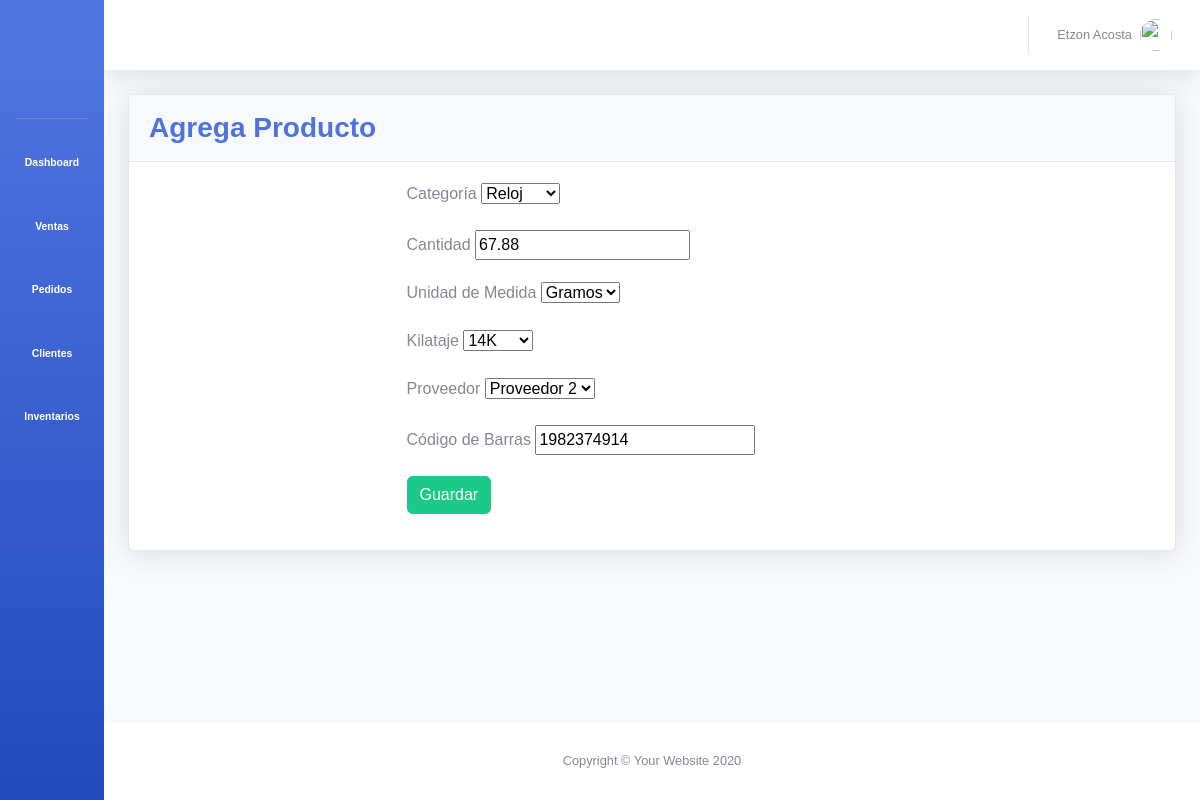
The page /inventarios/actualiza_producto/4/ on the database as committed earlier.
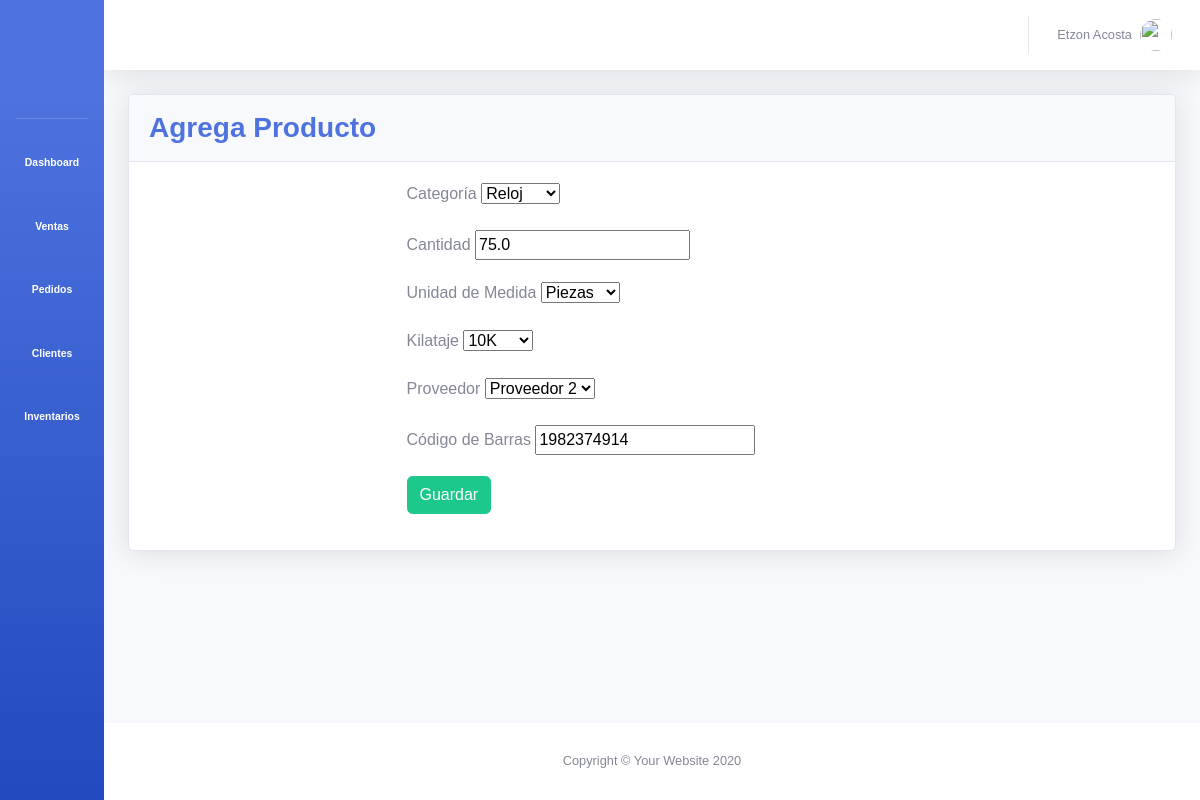
The same page on the database as committed later.
### inventarios/models.py (models this page shows, shortened)
class Product(models.Model):
	product_id = models.AutoField(primary_key=True)
	category = models.ForeignKey(Category, on_delete=models.CASCADE)
	quantity = models.FloatField(null=True)
	unit_measurement = models.ForeignKey(UnitMeasurement, on_delete=models.CASCADE)
	kilate = models.ForeignKey(Kilate, on_delete=models.CASCADE)
	vendor = models.ForeignKey(Vendor, on_delete=models.CASCADE)
	barcode = models.BigIntegerField(null=True)

class UnitMeasurement(models.Model):
	unit_measurement_id = models.AutoField(primary_key=True)
	name = models.CharField(max_length=10)
	class Meta:
		db_table = 'units_measurements'
		verbose_name = 'units Measurement'
	def __str__(self):
		return self.name

class Kilate(models.Model):
	kilate_id = models.AutoField(primary_key=True)
	name = models.CharField(max_length=5)
	def __str__(self):
		return self.name

### inventarios/views.py (the view)
# urls.py: path('actualiza_producto/<str:pk>/', views.actualiza_producto, name='actualiza_producto'),
def actualiza_producto(request, pk):
	producto = Product.objects.get(product_id=pk)
	form = ProductForm(instance=producto)
	if request.method == 'POST':
		form = ProductForm(request.POST, instance=producto)
		if form.is_valid():
			form.save()
			return redirect('inventarios')
	contexto = {'form': form}
	return render(request, 'inventarios/producto_form.html', contexto)

### inventarios/forms.py
class ProductForm(ModelForm):
	class Meta:
		model = Product
		fields = '__all__'

### inventarios/models.py (called while the page is built)
	def __str__(self):
		return self.name

	def __str__(self):
		return self.name

### inventarios/templates/inventarios/producto_form.html (shortened to what this page needs)
{% extends 'base.html' %}
{% load static %}
{% block css_variables %}
	<link rel="stylesheet" type="text/css" href="{% static '/css/Inventarios/crud_productos.css' %}">
{% endblock %}
{% block content %}
	<div class="row">
		<div class="col-xl-12">
		  <div class="card shadow mb-4">
		    <div class="card-header py-3">
		      <h3 class="m-0 font-weight-bold text-primary">Agrega Producto</h3>
		    </div>
		    <div class="card-body">
		    	<div class="row">
		    		<div class="col-xl-12">
		    			<form method="POST" id="agrega-producto">
		    				<div class="row justify-content-center">
		    					<div class="col-xl-6">
		    						<div class="form-group">
			    						<label for="exampleInputEmail1">Categoría</label>
			    						{{ form.category }}
		    						</div>
		    					</div>
		    				</div>
		    				<div class="row justify-content-center">
		    					<div class="col-xl-6">
		    						<div class="form-group">
				    					<label for="exampleInputEmail1">Cantidad</label>
				    					{{ form.quantity }}
		    						</div>
		    					</div>
		    				</div>
		    				<div class="row justify-content-center">
		    					<div class="col-xl-6">
		    						<div class="form-group">
				    					<label for="exampleInputEmail1">Unidad de Medida</label>
				    					{{ form.unit_measurement }}
		    						</div>
		    					</div>
		    				</div>
		    				<div class="row justify-content-center">
		    					<div class="col-xl-6">
		    						<div class="form-group">
				    					<label for="exampleInputEmail1">Kilataje</label>
				    					{{ form.kilate }}
		    						</div>
		    					</div>
		    				</div>
		    				<div class="row justify-content-center">
		    					<div class="col-xl-6">
		    						<div class="form-group">
				    					<label for="exampleInputEmail1">Proveedor</label>
				    					{{ form.vendor }}
		    						</div>
		    					</div>
		    				</div>
		    				<div class="row justify-content-center">
		    					<div class="col-xl-6">
		    						<div class="form-group">
				    					<label for="exampleInputEmail1">Código de Barras</label>
				    					{{ form.barcode }}
		    						</div>
		    					</div>
		    				</div>
		    				<div class="row justify-content-center">
		    					<div class="col-xl-6">
		    						<div class="form-group">
				    					<input type="submit" class="btn btn-success" value="Guardar">
		    						</div>
		    					</div>
		    				</div>
		    			</form>
		    		</div>
		    	</div>
		    </div>
		  </div>
		</div>
	</div>
{% endblock %}

Rows that differ between the two databases and show on the page:
changed Product: quantity "67.88" → "75.0"
computed for UnitMeasurement: unit_measurement "Gramos" → "Piezas"
computed for Kilate: kilate "14K" → "10K"
